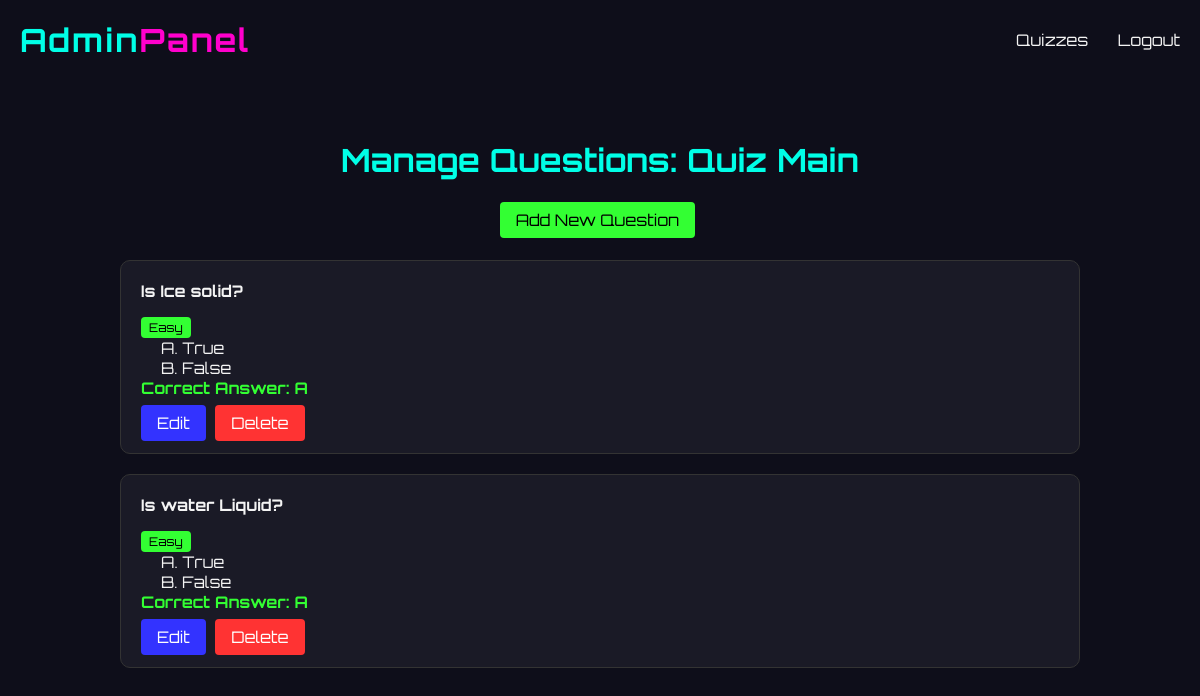
/manage_questions.php?quiz_id=8 (signed in), run on the app's committed database.
### tables this page shows
CREATE TABLE `quizzes` (
  `id` int(11) NOT NULL,
  `title` varchar(255) NOT NULL,
  `entry_fee` decimal(10,2) NOT NULL DEFAULT 0.00,
  `max_spots` int(11) NOT NULL DEFAULT 0,
  `prize_pool` decimal(10,2) DEFAULT 0.00,
  `commission_percent` decimal(5,2) NOT NULL DEFAULT 16.00,
  `is_active` tinyint(1) DEFAULT 1,
  `start_time` datetime DEFAULT NULL,
  `end_time` datetime DEFAULT NULL,
  `created_at` timestamp NOT NULL DEFAULT current_timestamp(),
  `winners` int(11) NOT NULL DEFAULT 1
);

CREATE TABLE `quiz_questions` (
  `id` int(11) NOT NULL,
  `quiz_id` int(11) DEFAULT NULL,
  `question_text` text NOT NULL,
  `option_a` varchar(255) DEFAULT NULL,
  `option_b` varchar(255) DEFAULT NULL,
  `option_c` varchar(255) DEFAULT NULL,
  `option_d` varchar(255) DEFAULT NULL,
  `correct_option` char(1) DEFAULT NULL,
  `difficulty` enum('easy','medium','hard') NOT NULL
);

### manage_questions.php (the view, shortened to what this page needs)
<?php
require_once 'db_connect.php';
$quiz_id = intval($_GET['quiz_id']);
$quiz_sql = "SELECT title FROM quizzes WHERE id = ?";
$quiz_stmt = mysqli_prepare($con, $quiz_sql);
mysqli_stmt_bind_param($quiz_stmt, 'i', $quiz_id);
mysqli_stmt_execute($quiz_stmt);
$quiz_result = mysqli_stmt_get_result($quiz_stmt);
$quiz = mysqli_fetch_assoc($quiz_result);
$questions_sql = "SELECT * FROM quiz_questions WHERE quiz_id = ? ORDER BY id";
$questions_stmt = mysqli_prepare($con, $questions_sql);
mysqli_stmt_bind_param($questions_stmt, 'i', $quiz_id);
mysqli_stmt_execute($questions_stmt);
$questions_result = mysqli_stmt_get_result($questions_stmt);
$questions = mysqli_fetch_all($questions_result, MYSQLI_ASSOC);
?>
<!DOCTYPE html>
<html lang="en">
<head>
</head>
<body>
    <div class="nav">
        <div class="logo">Admin<span>Panel</span></div>
        <nav>
            <a href="admin_quizzes.php">Quizzes</a>
            <a href="logout.php">Logout</a>
        </nav>
    </div>
    <div class="container">
        <h1>Manage Questions: <?= htmlspecialchars($quiz['title']) ?></h1>
        <div class="add-question">
            <a href="add_question.php?quiz_id=<?= $quiz_id ?>" class="btn btn-success">Add New Question</a>
        </div>
        <?php if (empty($questions)): ?>
            <p style="text-align:center;">No questions found for this quiz.</p>
        <?php else: ?>
            <?php foreach ($questions as $question): ?>
                <div class="question-card">
                    <div class="question-text"><?= htmlspecialchars($question['question_text']) ?></div>
                    <div class="difficulty <?= $question['difficulty'] ?>"><?= ucfirst($question['difficulty']) ?></div>
                    <div class="options">
                        <div>A. <?= htmlspecialchars($question['option_a']) ?></div>
                        <div>B. <?= htmlspecialchars($question['option_b']) ?></div>
                    </div>
                    <div class="correct">Correct Answer: <?= strtoupper($question['correct_option']) ?></div>
                    <div class="actions">
                        <a href="edit_question.php?id=<?= $question['id'] ?>&quiz_id=<?= $quiz_id ?>" class="btn btn-primary">Edit</a>
                        <a href="manage_questions.php?quiz_id=<?= $quiz_id ?>&delete=<?= $question['id'] ?>" class="btn btn-danger" onclick="return confirm('Are you sure you want to delete this question?')">Delete</a>
                    </div>
                </div>
            <?php endforeach; ?>
        <?php endif; ?>
    </div>
</body>
</html>

### manage_questions.php (style rules this page uses)
* { margin: 0; padding: 0; box-sizing: border-box; }
body { font-family: 'Orbitron', sans-serif; background: #0e0e1a; color: #f4f4f4; }
.nav { display: flex; justify-content: space-between; align-items: center; padding: 20px; }
.logo { font-size: 32px; color: #00ffe7; font-weight: bold; letter-spacing: 2px; }
.logo span { color: #ff00cc; }
nav a { margin-left: 25px; text-decoration: none; color: #f4f4f4; font-size: 16px; }
.container { max-width: 1000px; margin: 40px auto; padding: 20px; }
h1 { text-align: center; margin-bottom: 30px; color: #00ffe7; }
.btn { padding: 8px 16px; border-radius: 4px; text-decoration: none; margin-right: 5px; }
.btn-primary { background-color: #3333ff; color: white; }
.btn-danger { background-color: #ff3333; color: white; }
.btn-success { background-color: #33ff33; color: black; }
.question-card { background: rgba(255,255,255,0.05); padding: 20px; margin-bottom: 20px; border-radius: 10px; border: 1px solid #333; }
.question-text { font-weight: bold; margin-bottom: 15px; }
.options { margin-left: 20px; }
.correct { color: #33ff33; font-weight: bold; }
.difficulty { display: inline-block; padding: 3px 8px; border-radius: 4px; font-size: 12px; }
.easy { background-color: #33ff33; color: black; }
.actions { margin-top: 15px; }
.add-question { text-align: center; margin: 30px 0; }

### data on the page
quizzes: title "Quiz Main"
quiz_questions: question_text "Is Ice solid?", difficulty "Easy", option_a "True", option_b "False", correct_option "A"
quiz_questions: question_text "Is water Liquid?", difficulty "Easy", option_a "True", option_b "False", correct_option "A"
